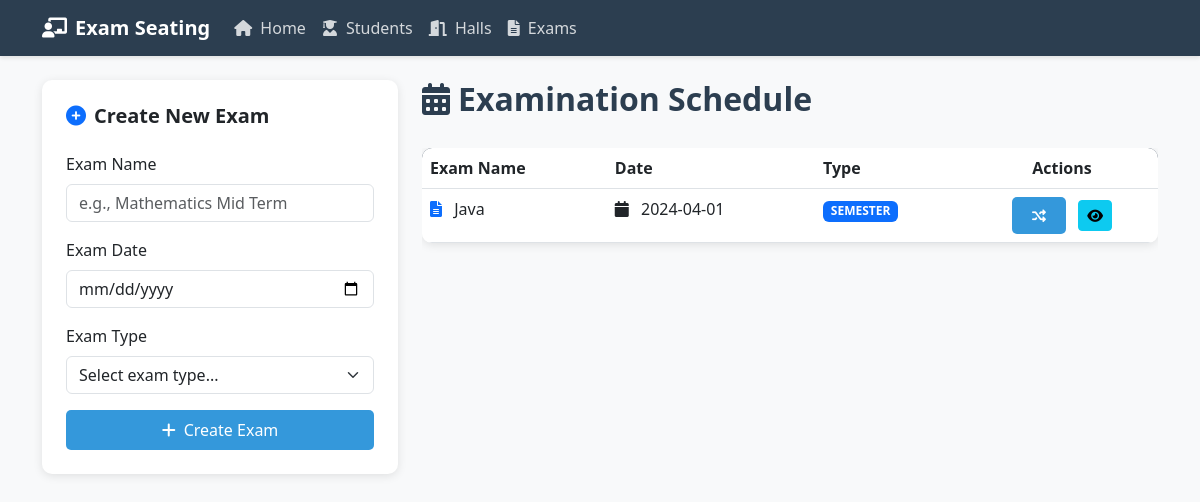
/exams, run on the app's committed database.
### app.py (models this page shows)
class Exam(db.Model):
    id = db.Column(db.Integer, primary_key=True)
    name = db.Column(db.String(100), nullable=False)
    date = db.Column(db.DateTime, nullable=False)
    exam_type = db.Column(db.String(20), nullable=False)  # 'MID' or 'SEMESTER'
    seating_arrangements = db.relationship('SeatingArrangement', backref='exam', lazy=True)

### app.py (the view, shortened to what this page needs)
@app.route('/exams', methods=['GET', 'POST'])
def manage_exams():
    exams = Exam.query.all()
    return render_template('exams.html', exams=exams)

### templates/exams.html (shortened to what this page needs)
{% extends "base.html" %}
{% block content %}
<div class="row">
    <div class="col-md-4">
        <div class="card">
            <div class="card-body p-4">
                <h5 class="card-title fw-bold mb-4">
                    <i class="fas fa-plus-circle text-primary me-2"></i>Create New Exam
                </h5>
                <form method="POST">
                    <div class="mb-3">
                        <label for="name" class="form-label">Exam Name</label>
                        <input type="text" class="form-control" id="name" name="name" required
                               placeholder="e.g., Mathematics Mid Term">
                    </div>
                    <div class="mb-3">
                        <label for="date" class="form-label">Exam Date</label>
                        <input type="date" class="form-control" id="date" name="date" required>
                    </div>
                    <div class="mb-3">
                        <label for="exam_type" class="form-label">Exam Type</label>
                        <select class="form-select" id="exam_type" name="exam_type" required>
                            <option value="" disabled selected>Select exam type...</option>
                        </select>
                    </div>
                    <button type="submit" class="btn btn-primary w-100">
                        <i class="fas fa-plus me-2"></i>Create Exam
                    </button>
                </form>
            </div>
        </div>
    </div>
    <div class="col-md-8">
        <h2 class="page-title">
            <i class="fas fa-calendar-alt me-2"></i>Examination Schedule
        </h2>
        {% if exams %}
        <div class="table-responsive">
            <table class="table table-hover">
                <thead>
                    <tr>
                        <th>Exam Name</th>
                        <th>Date</th>
                        <th>Type</th>
                        <th class="text-center">Actions</th>
                    </tr>
                </thead>
                <tbody>
                    {% for exam in exams %}
                    <tr>
                        <td>
                            <i class="fas fa-file-alt text-primary me-2"></i>
                            {{ exam.name }}
                        </td>
                        <td>
                            <i class="fas fa-calendar me-2"></i>
                            {{ exam.date.strftime('%Y-%m-%d') }}
                        </td>
                        <td>
                            <span class="badge {% if exam.exam_type == 'MID' %}bg-info{% else %}bg-primary{% endif %}">
                                {{ exam.exam_type }}
                            </span>
                        </td>
                        <td class="text-center">
                            <a href="{{ url_for('generate_seating', exam_id=exam.id) }}"
                               class="btn btn-primary btn-sm me-2" title="Generate Seating">
                                <i class="fas fa-random"></i>
                            </a>
                            <a href="{{ url_for('view_seating', exam_id=exam.id) }}"
                               class="btn btn-info btn-sm" title="View Seating">
                                <i class="fas fa-eye"></i>
                            </a>
                        </td>
                    </tr>
                    {% endfor %}
                </tbody>
            </table>
        </div>
        {% else %}
        <div class="alert alert-info">
            <i class="fas fa-info-circle me-2"></i>No exams scheduled yet.
        </div>
        {% endif %}
    </div>
</div>
{% endblock %}

### templates/base.html (style rules this page uses)
:root { --primary-color: #2c3e50; --secondary-color: #3498db; }
body { background-color: #f8f9fa; }
.card { border: none; border-radius: 10px; box-shadow: 0 2px 10px rgba(0,0,0,0.1); transition: transform 0.2s; }
.btn-primary { background-color: var(--secondary-color); border: none; padding: 8px 20px; border-radius: 5px; }
.table { background: white; border-radius: 10px; overflow: hidden; box-shadow: 0 2px 10px rgba(0,0,0,0.1); }
.table thead { background-color: var(--primary-color); color: white; }
.page-title { color: var(--primary-color); margin-bottom: 30px; font-weight: bold; }

### data on the page
Exam: name "Java", date "2024-04-01", exam_type "SEMESTER"
